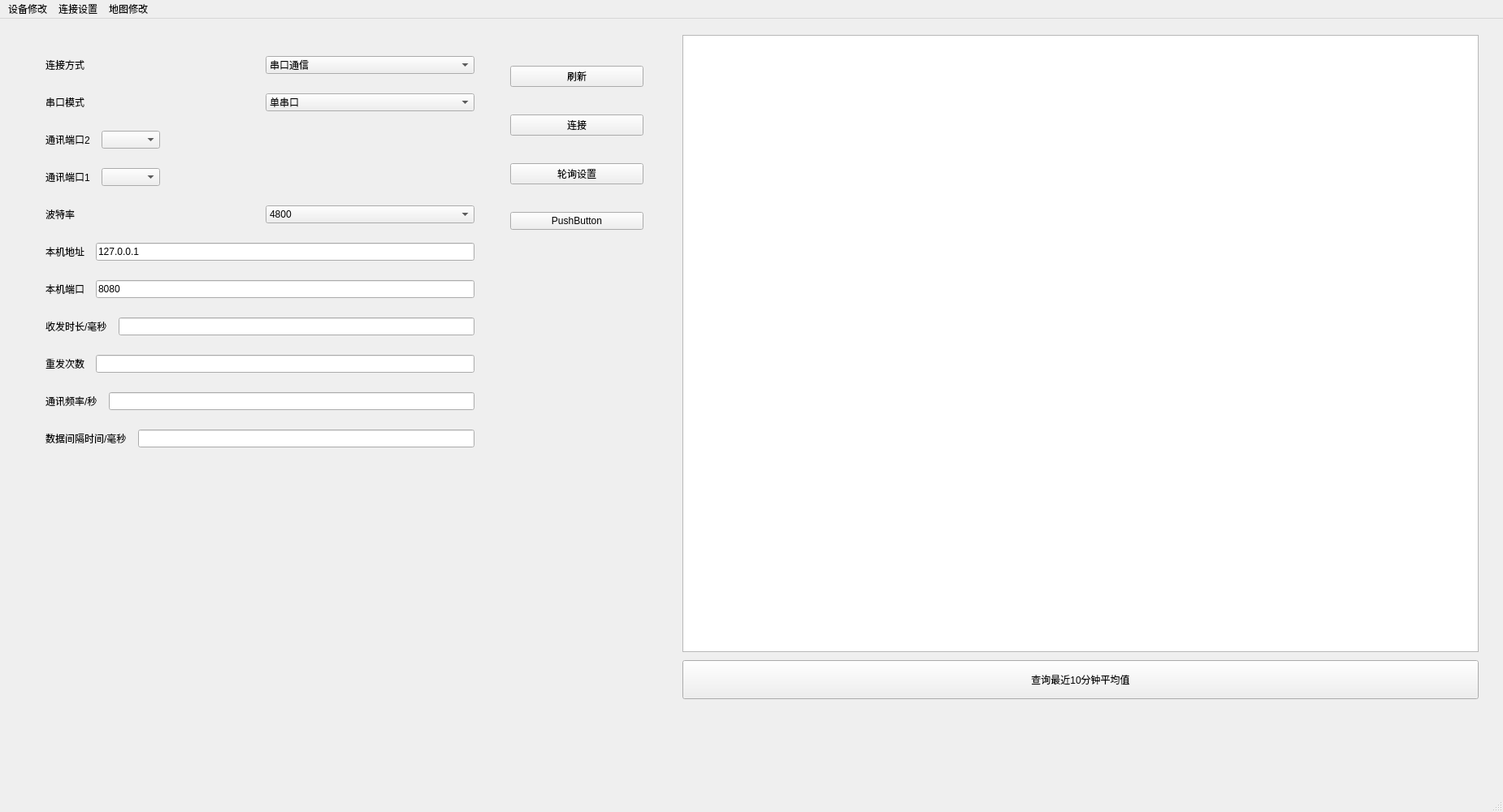
<?xml version="1.0" encoding="UTF-8"?>
<ui version="4.0">
 <class>MainWindow</class>
 <widget class="QMainWindow" name="MainWindow">
  <property name="geometry">
   <rect>
    <x>0</x>
    <y>0</y>
    <width>1850</width>
    <height>1000</height>
   </rect>
  </property>
  <property name="windowTitle">
   <string>静电管理在线监控系统 ESD-1000.V1.0</string>
  </property>
  <widget class="QWidget" name="centralwidget">
   <widget class="QStackedWidget" name="stackedWidget">
    <property name="geometry">
     <rect>
      <x>0</x>
      <y>0</y>
      <width>1850</width>
      <height>888</height>
     </rect>
    </property>
    <property name="currentIndex">
     <number>0</number>
    </property>
    <widget class="QWidget" name="page">
     <widget class="QWidget" name="layoutWidget">
      <property name="geometry">
       <rect>
        <x>40</x>
        <y>20</y>
        <width>560</width>
        <height>540</height>
       </rect>
      </property>
      <layout class="QVBoxLayout" name="verticalLayout_2">
       <property name="spacing">
        <number>14</number>
       </property>
       <property name="leftMargin">
        <number>16</number>
       </property>
       <property name="topMargin">
        <number>16</number>
       </property>
       <property name="rightMargin">
        <number>16</number>
       </property>
       <property name="bottomMargin">
        <number>16</number>
       </property>
       <item>
        <layout class="QHBoxLayout" name="horizontalLayout_connection_type">
         <item>
          <widget class="QLabel" name="label_connection_type">
           <property name="text">
            <string>连接方式</string>
           </property>
          </widget>
         </item>
         <item>
          <widget class="QComboBox" name="comboBox_connection_type">
           <item>
            <property name="text">
             <string>串口通信</string>
            </property>
           </item>
           <item>
            <property name="text">
             <string>网络通信(Tcp Server)</string>
            </property>
           </item>
          </widget>
         </item>
        </layout>
       </item>
       <item>
        <layout class="QHBoxLayout" name="horizontalLayout_serial_mode">
         <item>
          <widget class="QLabel" name="label_serial_mode">
           <property name="text">
            <string>串口模式</string>
           </property>
          </widget>
         </item>
         <item>
          <widget class="QComboBox" name="comboBox_serial_mode">
           <item>
            <property name="text">
             <string>单串口</string>
            </property>
           </item>
           <item>
            <property name="text">
             <string>双串口</string>
            </property>
           </item>
          </widget>
         </item>
        </layout>
       </item>
       <item>
        <layout class="QHBoxLayout" name="horizontalLayout">
         <item>
          <widget class="QLabel" name="label">
           <property name="text">
            <string>通讯端口2</string>
           </property>
          </widget>
         </item>
         <item>
          <widget class="QComboBox" name="comboBox">
           <property name="currentIndex">
            <number>0</number>
           </property>
          </widget>
         </item>
         <item>
          <spacer name="horizontalSpacer_serialRefresh2">
           <property name="orientation">
            <enum>Qt::Horizontal</enum>
           </property>
           <property name="sizeHint" stdset="0">
            <size>
             <width>80</width>
             <height>20</height>
            </size>
           </property>
          </spacer>
         </item>
        </layout>
       </item>
       <item>
        <layout class="QHBoxLayout" name="horizontalLayout_18">
         <item>
          <widget class="QLabel" name="label_17">
           <property name="text">
            <string>通讯端口1</string>
           </property>
          </widget>
         </item>
         <item>
          <widget class="QComboBox" name="comboBox_3">
           <property name="currentIndex">
            <number>0</number>
           </property>
          </widget>
         </item>
         <item>
          <spacer name="horizontalSpacer_serialRefresh">
           <property name="orientation">
            <enum>Qt::Horizontal</enum>
           </property>
           <property name="sizeHint" stdset="0">
            <size>
             <width>80</width>
             <height>20</height>
            </size>
           </property>
          </spacer>
         </item>
        </layout>
       </item>
       <item>
        <layout class="QHBoxLayout" name="horizontalLayout_2">
         <item>
          <widget class="QLabel" name="label_2">
           <property name="text">
            <string>波特率</string>
           </property>
          </widget>
         </item>
         <item>
          <widget class="QComboBox" name="comboBox_2">
           <item>
            <property name="text">
             <string>4800</string>
            </property>
           </item>
           <item>
            <property name="text">
             <string>9600</string>
            </property>
           </item>
           <item>
            <property name="text">
             <string>14400</string>
            </property>
           </item>
           <item>
            <property name="text">
             <string>19200</string>
            </property>
           </item>
           <item>
            <property name="text">
             <string>38400</string>
            </property>
           </item>
           <item>
            <property name="text">
             <string>56000</string>
            </property>
           </item>
           <item>
            <property name="text">
             <string>57600</string>
            </property>
           </item>
           <item>
            <property name="text">
             <string>115200</string>
            </property>
           </item>
          </widget>
         </item>
        </layout>
       </item>
       <item>
        <layout class="QHBoxLayout" name="horizontalLayout_tcp_server">
         <item>
          <widget class="QLabel" name="label_tcp_server_ip">
           <property name="text">
            <string>本机地址</string>
           </property>
          </widget>
         </item>
         <item>
          <widget class="QLineEdit" name="lineEdit_tcp_server_ip">
           <property name="text">
            <string>127.0.0.1</string>
           </property>
          </widget>
         </item>
        </layout>
       </item>
       <item>
        <layout class="QHBoxLayout" name="horizontalLayout_tcp_server_port">
         <item>
          <widget class="QLabel" name="label_tcp_server_port">
           <property name="text">
            <string>本机端口</string>
           </property>
          </widget>
         </item>
         <item>
          <widget class="QLineEdit" name="lineEdit_tcp_server_port">
           <property name="text">
            <string>8080</string>
           </property>
          </widget>
         </item>
        </layout>
       </item>
       <item>
        <layout class="QHBoxLayout" name="horizontalLayout_6">
         <item>
          <widget class="QLabel" name="label_6">
           <property name="text">
            <string>收发时长/毫秒</string>
           </property>
          </widget>
         </item>
         <item>
          <widget class="QLineEdit" name="lineEdit_2"/>
         </item>
        </layout>
       </item>
       <item>
        <layout class="QHBoxLayout" name="horizontalLayout_7">
         <item>
          <widget class="QLabel" name="label_7">
           <property name="text">
            <string>重发次数</string>
           </property>
          </widget>
         </item>
         <item>
          <widget class="QLineEdit" name="lineEdit_3"/>
         </item>
        </layout>
       </item>
       <item>
        <layout class="QHBoxLayout" name="horizontalLayout_3">
         <item>
          <widget class="QLabel" name="label_3">
           <property name="text">
            <string>通讯频率/秒</string>
           </property>
          </widget>
         </item>
         <item>
          <widget class="QLineEdit" name="lineEdit"/>
         </item>
        </layout>
       </item>
       <item>
        <layout class="QHBoxLayout" name="horizontalLayout_11">
         <item>
          <widget class="QLabel" name="label_11">
           <property name="text">
            <string>数据间隔时间/毫秒</string>
           </property>
          </widget>
         </item>
         <item>
          <widget class="QLineEdit" name="lineEdit_4"/>
         </item>
        </layout>
       </item>
      </layout>
     </widget>
     <widget class="QTextBrowser" name="textBrowser">
      <property name="geometry">
       <rect>
        <x>840</x>
        <y>20</y>
        <width>980</width>
        <height>760</height>
       </rect>
      </property>
     </widget>
     <widget class="QWidget" name="layoutWidget_btnPanel">
      <property name="geometry">
       <rect>
        <x>620</x>
        <y>30</y>
        <width>180</width>
        <height>260</height>
       </rect>
      </property>
      <layout class="QVBoxLayout" name="verticalLayout_5">
       <property name="spacing">
        <number>14</number>
       </property>
       <property name="leftMargin">
        <number>8</number>
       </property>
       <property name="topMargin">
        <number>8</number>
       </property>
       <property name="rightMargin">
        <number>8</number>
       </property>
       <property name="bottomMargin">
        <number>8</number>
       </property>
       <item>
        <widget class="QPushButton" name="pushButton_refreshSerial">
         <property name="minimumSize">
          <size>
           <width>80</width>
           <height>0</height>
          </size>
         </property>
         <property name="text">
          <string>刷新</string>
         </property>
        </widget>
       </item>
       <item>
        <widget class="QPushButton" name="pushButton">
         <property name="text">
          <string>连接</string>
         </property>
        </widget>
       </item>
       <item>
        <widget class="QPushButton" name="pushButton_lunxun">
         <property name="text">
          <string>轮询设置</string>
         </property>
        </widget>
       </item>
       <item>
        <widget class="QPushButton" name="pushButton_3">
         <property name="text">
          <string>PushButton</string>
         </property>
        </widget>
       </item>
      </layout>
     </widget>
     <widget class="QPushButton" name="pushButton_query_10min_avg">
      <property name="geometry">
       <rect>
        <x>840</x>
        <y>790</y>
        <width>980</width>
        <height>48</height>
       </rect>
      </property>
      <property name="text">
       <string>查询最近10分钟平均值</string>
      </property>
     </widget>
    </widget>
    <widget class="QWidget" name="page_3">
     <widget class="QPushButton" name="pushButton_5">
      <property name="geometry">
       <rect>
        <x>210</x>
        <y>110</y>
        <width>75</width>
        <height>24</height>
       </rect>
      </property>
      <property name="text">
       <string>查询</string>
      </property>
     </widget>
     <widget class="QPushButton" name="pushButton_6">
      <property name="geometry">
       <rect>
        <x>210</x>
        <y>230</y>
        <width>75</width>
        <height>24</height>
       </rect>
      </property>
      <property name="text">
       <string>修改</string>
      </property>
     </widget>
     <widget class="QPushButton" name="pushButton_btnSerial">
      <property name="geometry">
       <rect>
        <x>210</x>
        <y>70</y>
        <width>75</width>
        <height>24</height>
       </rect>
      </property>
      <property name="text">
       <string>打开串口</string>
      </property>
     </widget>
     <widget class="QWidget" name="layoutWidget">
      <property name="geometry">
       <rect>
        <x>20</x>
        <y>20</y>
        <width>181</width>
        <height>321</height>
       </rect>
      </property>
      <layout class="QVBoxLayout" name="verticalLayout_6">
       <item>
        <layout class="QHBoxLayout" name="horizontalLayout_22">
         <item>
          <widget class="QLabel" name="label_21">
           <property name="text">
            <string>端口</string>
           </property>
          </widget>
         </item>
         <item>
          <widget class="QComboBox" name="comboBox_6">
           <item>
            <property name="text">
             <string>COM1</string>
            </property>
           </item>
           <item>
            <property name="text">
             <string>COM2</string>
            </property>
           </item>
           <item>
            <property name="text">
             <string>COM3</string>
            </property>
           </item>
           <item>
            <property name="text">
             <string>COM4</string>
            </property>
           </item>
           <item>
            <property name="text">
             <string>COM5</string>
            </property>
           </item>
           <item>
            <property name="text">
             <string>COM6</string>
            </property>
           </item>
           <item>
            <property name="text">
             <string>COM7</string>
            </property>
           </item>
           <item>
            <property name="text">
             <string>COM8</string>
            </property>
           </item>
           <item>
            <property name="text">
             <string>COM9</string>
            </property>
           </item>
           <item>
            <property name="text">
             <string>COM10</string>
            </property>
           </item>
          </widget>
         </item>
        </layout>
       </item>
       <item>
        <layout class="QHBoxLayout" name="horizontalLayout_23">
         <item>
          <widget class="QLabel" name="label_22">
           <property name="text">
            <string>波特率</string>
           </property>
          </widget>
         </item>
         <item>
          <widget class="QComboBox" name="comboBox_7">
           <item>
            <property name="text">
             <string>9600</string>
            </property>
           </item>
           <item>
            <property name="text">
             <string>115200</string>
            </property>
           </item>
          </widget>
         </item>
        </layout>
       </item>
       <item>
        <layout class="QVBoxLayout" name="verticalLayout_3">
         <item>
          <layout class="QHBoxLayout" name="horizontalLayout_13">
           <item>
            <widget class="QLabel" name="label_12">
             <property name="text">
              <string>主机地址</string>
             </property>
            </widget>
           </item>
           <item>
            <widget class="QLineEdit" name="lineEdit_5"/>
           </item>
          </layout>
         </item>
         <item>
          <layout class="QHBoxLayout" name="horizontalLayout_14">
           <item>
            <widget class="QLabel" name="label_13">
             <property name="text">
              <string>通道</string>
             </property>
            </widget>
           </item>
           <item>
            <widget class="QLineEdit" name="lineEdit_6"/>
           </item>
          </layout>
         </item>
         <item>
          <layout class="QHBoxLayout" name="horizontalLayout_20">
           <item>
            <widget class="QLabel" name="label_19">
             <property name="text">
              <string>类别</string>
             </property>
            </widget>
           </item>
           <item>
            <widget class="QComboBox" name="comboBox_4">
             <item>
              <property name="text">
               <string>腕带</string>
              </property>
             </item>
             <item>
              <property name="text">
               <string>台垫</string>
              </property>
             </item>
             <item>
              <property name="text">
               <string>设备</string>
              </property>
             </item>
            </widget>
           </item>
          </layout>
         </item>
         <item>
          <layout class="QHBoxLayout" name="horizontalLayout_15">
           <item>
            <widget class="QLabel" name="label_14">
             <property name="text">
              <string>开启状态</string>
             </property>
            </widget>
           </item>
           <item>
            <widget class="QLineEdit" name="lineEdit_7"/>
           </item>
          </layout>
         </item>
        </layout>
       </item>
       <item>
        <layout class="QVBoxLayout" name="verticalLayout_4">
         <item>
          <layout class="QHBoxLayout" name="horizontalLayout_16">
           <item>
            <widget class="QLabel" name="label_15">
             <property name="text">
              <string>主机地址</string>
             </property>
            </widget>
           </item>
           <item>
            <widget class="QLineEdit" name="lineEdit_8"/>
           </item>
          </layout>
         </item>
         <item>
          <layout class="QHBoxLayout" name="horizontalLayout_17">
           <item>
            <widget class="QLabel" name="label_16">
             <property name="text">
              <string>通道</string>
             </property>
            </widget>
           </item>
           <item>
            <widget class="QLineEdit" name="lineEdit_9"/>
           </item>
          </layout>
         </item>
         <item>
          <layout class="QHBoxLayout" name="horizontalLayout_21">
           <item>
            <widget class="QLabel" name="label_20">
             <property name="text">
              <string>类别</string>
             </property>
            </widget>
           </item>
           <item>
            <widget class="QComboBox" name="comboBox_5">
             <item>
              <property name="text">
               <string>腕带</string>
              </property>
             </item>
             <item>
              <property name="text">
               <string>台垫</string>
              </property>
             </item>
             <item>
              <property name="text">
               <string>设备</string>
              </property>
             </item>
            </widget>
           </item>
          </layout>
         </item>
         <item>
          <layout class="QHBoxLayout" name="horizontalLayout_19">
           <item>
            <widget class="QLabel" name="label_18">
             <property name="text">
              <string>设置状态</string>
             </property>
            </widget>
           </item>
           <item>
            <widget class="QLineEdit" name="lineEdit_10"/>
           </item>
          </layout>
         </item>
        </layout>
       </item>
      </layout>
     </widget>
    </widget>
    <widget class="QWidget" name="page_2">
     <widget class="QPushButton" name="pushButton_2">
      <property name="geometry">
       <rect>
        <x>220</x>
        <y>180</y>
        <width>75</width>
        <height>24</height>
       </rect>
      </property>
      <property name="text">
       <string>查询</string>
      </property>
     </widget>
     <widget class="QPushButton" name="pushButton_delete">
      <property name="geometry">
       <rect>
        <x>540</x>
        <y>170</y>
        <width>75</width>
        <height>24</height>
       </rect>
      </property>
      <property name="text">
       <string>清空</string>
      </property>
     </widget>
     <widget class="QWidget" name="layoutWidget">
      <property name="geometry">
       <rect>
        <x>20</x>
        <y>10</y>
        <width>181</width>
        <height>201</height>
       </rect>
      </property>
      <layout class="QVBoxLayout" name="verticalLayout">
       <item>
        <layout class="QHBoxLayout" name="horizontalLayout_4">
         <item>
          <widget class="QLabel" name="label_4">
           <property name="text">
            <string>设备地址</string>
           </property>
          </widget>
         </item>
         <item>
          <widget class="QLineEdit" name="lineEdit_loc">
           <property name="maximumSize">
            <size>
             <width>50</width>
             <height>20</height>
            </size>
           </property>
          </widget>
         </item>
        </layout>
       </item>
       <item>
        <layout class="QHBoxLayout" name="horizontalLayout_5">
         <item>
          <widget class="QLabel" name="label_5">
           <property name="text">
            <string>测试点</string>
           </property>
          </widget>
         </item>
         <item>
          <widget class="QLineEdit" name="lineEdit_load">
           <property name="maximumSize">
            <size>
             <width>50</width>
             <height>20</height>
            </size>
           </property>
          </widget>
         </item>
        </layout>
       </item>
       <item>
        <layout class="QHBoxLayout" name="horizontalLayout_8">
         <item>
          <widget class="QLabel" name="label_8">
           <property name="text">
            <string>测试类别</string>
           </property>
          </widget>
         </item>
         <item>
          <widget class="QComboBox" name="comboBox_what">
           <item>
            <property name="text">
             <string>腕带</string>
            </property>
           </item>
           <item>
            <property name="text">
             <string>台垫</string>
            </property>
           </item>
           <item>
            <property name="text">
             <string>设备</string>
            </property>
           </item>
           <item>
            <property name="text">
             <string>温度</string>
            </property>
           </item>
           <item>
            <property name="text">
             <string>湿度</string>
            </property>
           </item>
           <item>
            <property name="text">
             <string>洁净度</string>
            </property>
           </item>
           <item>
            <property name="text">
             <string>离子风机</string>
            </property>
           </item>
          </widget>
         </item>
        </layout>
       </item>
       <item>
        <layout class="QHBoxLayout" name="horizontalLayout_10">
         <item>
          <widget class="QLabel" name="label_10">
           <property name="text">
            <string>测试方式</string>
           </property>
          </widget>
         </item>
         <item>
          <widget class="QComboBox" name="comboBox_fs">
           <item>
            <property name="text">
             <string>单次测试</string>
            </property>
           </item>
           <item>
            <property name="text">
             <string>连续测试</string>
            </property>
           </item>
          </widget>
         </item>
        </layout>
       </item>
       <item>
        <layout class="QHBoxLayout" name="horizontalLayout_9">
         <item>
          <widget class="QLabel" name="label_9">
           <property name="text">
            <string>测试间隔/秒</string>
           </property>
          </widget>
         </item>
         <item>
          <widget class="QLineEdit" name="lineEdit_time">
           <property name="maximumSize">
            <size>
             <width>50</width>
             <height>20</height>
            </size>
           </property>
          </widget>
         </item>
        </layout>
       </item>
      </layout>
     </widget>
     <widget class="QTextBrowser" name="textBrowser_2">
      <property name="geometry">
       <rect>
        <x>10</x>
        <y>220</y>
        <width>531</width>
        <height>331</height>
       </rect>
      </property>
     </widget>
     <widget class="QWidget" name="chartWidget" native="true">
      <property name="geometry">
       <rect>
        <x>10</x>
        <y>560</y>
        <width>531</width>
        <height>321</height>
       </rect>
      </property>
      <layout class="QHBoxLayout" name="chartLayout"/>
     </widget>
    </widget>
    <widget class="QWidget" name="page_4">
     <widget class="QLabel" name="labelImage">
      <property name="geometry">
       <rect>
        <x>-10</x>
        <y>0</y>
        <width>1850</width>
        <height>750</height>
       </rect>
      </property>
      <property name="text">
       <string/>
      </property>
     </widget>
     <widget class="QWidget" name="layoutWidget">
      <property name="geometry">
       <rect>
        <x>10</x>
        <y>698</y>
        <width>1200</width>
        <height>32</height>
       </rect>
      </property>
      <layout class="QHBoxLayout" name="horizontalLayout_12">
       <item>
        <widget class="QComboBox" name="cmbImageList">
         <item>
          <property name="text">
           <string>请选择已添加的图片</string>
          </property>
         </item>
        </widget>
       </item>
       <item>
        <widget class="QPushButton" name="btnAddDevice">
         <property name="text">
          <string>添加设备</string>
         </property>
        </widget>
       </item>
       <item>
        <widget class="QPushButton" name="btnAutoGenerate">
         <property name="text">
          <string>自动生成</string>
         </property>
        </widget>
       </item>
       <item>
        <widget class="QPushButton" name="btnDelete_2">
         <property name="text">
          <string>删除设备</string>
         </property>
        </widget>
       </item>
       <item>
        <widget class="QPushButton" name="btnSelectImage">
         <property name="text">
          <string>选择图片</string>
         </property>
        </widget>
       </item>
       <item>
        <widget class="QPushButton" name="btnDelete">
         <property name="text">
          <string>删除图片</string>
         </property>
        </widget>
       </item>
       <item>
        <widget class="QPushButton" name="pushButton_4">
         <property name="text">
          <string>PushButton</string>
         </property>
        </widget>
       </item>
       <item>
        <widget class="QPushButton" name="btnSaveDevicePositions">
         <property name="text">
          <string>保存点位</string>
         </property>
        </widget>
       </item>
       <item>
        <widget class="QCheckBox" name="chkSeparateEnvEsd">
         <property name="text">
          <string>分离环境与ESD</string>
         </property>
         <property name="checked">
          <bool>true</bool>
         </property>
        </widget>
       </item>
      </layout>
     </widget>
     <widget class="QWidget" name="layoutWidget_2">
      <property name="geometry">
       <rect>
        <x>10</x>
        <y>660</y>
        <width>1200</width>
        <height>32</height>
       </rect>
      </property>
      <layout class="QHBoxLayout" name="horizontalLayout_13">
       <item>
        <widget class="QLabel" name="label_theme">
         <property name="text">
          <string>主题名称</string>
         </property>
        </widget>
       </item>
       <item>
        <widget class="QLineEdit" name="leTheme">
         <property name="placeholderText">
          <string>请输入主题名称</string>
         </property>
        </widget>
       </item>
       <item>
        <widget class="QPushButton" name="btnApplyTheme">
         <property name="text">
          <string>应用主题</string>
         </property>
        </widget>
       </item>
       <item>
        <widget class="QLabel" name="label_bg_switch_time">
         <property name="text">
          <string>背景图切换时间(秒)</string>
         </property>
        </widget>
       </item>
       <item>
        <widget class="QLineEdit" name="leBgSwitchTime">
         <property name="text">
          <string>10</string>
         </property>
         <property name="placeholderText">
          <string>10</string>
         </property>
        </widget>
       </item>
       <item>
        <widget class="QPushButton" name="btnApplyBgSwitchTime">
         <property name="text">
          <string>应用时间</string>
         </property>
        </widget>
       </item>
      </layout>
     </widget>
    </widget>
    <widget class="QWidget" name="page_5">
     <widget class="QLineEdit" name="leImageWidth_3">
      <property name="geometry">
       <rect>
        <x>1760</x>
        <y>220</y>
        <width>113</width>
        <height>21</height>
       </rect>
      </property>
     </widget>
     <widget class="QLineEdit" name="leImageWidth_2">
      <property name="geometry">
       <rect>
        <x>1820</x>
        <y>130</y>
        <width>113</width>
        <height>21</height>
       </rect>
      </property>
     </widget>
     <widget class="QPushButton" name="btnAddDevice_2">
      <property name="geometry">
       <rect>
        <x>680</x>
        <y>80</y>
        <width>75</width>
        <height>24</height>
       </rect>
      </property>
      <property name="text">
       <string>添加设备</string>
      </property>
     </widget>
     <widget class="QPushButton" name="btnApplySize">
      <property name="geometry">
       <rect>
        <x>1410</x>
        <y>300</y>
        <width>75</width>
        <height>24</height>
       </rect>
      </property>
      <property name="text">
       <string>PushButton</string>
      </property>
     </widget>
     <widget class="QLineEdit" name="leImageHeight_2">
      <property name="geometry">
       <rect>
        <x>1520</x>
        <y>200</y>
        <width>113</width>
        <height>21</height>
       </rect>
      </property>
     </widget>
     <widget class="QLineEdit" name="leImageWidth">
      <property name="geometry">
       <rect>
        <x>1240</x>
        <y>140</y>
        <width>113</width>
        <height>21</height>
       </rect>
      </property>
     </widget>
     <widget class="QLineEdit" name="leImageHeight">
      <property name="geometry">
       <rect>
        <x>1760</x>
        <y>290</y>
        <width>113</width>
        <height>21</height>
       </rect>
      </property>
     </widget>
    </widget>
    <widget class="QWidget" name="page_6"/>
   </widget>
  </widget>
  <widget class="QMenuBar" name="menubar">
   <property name="geometry">
    <rect>
     <x>0</x>
     <y>0</y>
     <width>1850</width>
     <height>22</height>
    </rect>
   </property>
   <addaction name="action2"/>
   <addaction name="action1"/>
   <addaction name="actionmap"/>
  </widget>
  <widget class="QStatusBar" name="statusbar"/>
  <action name="actionShowPage95">
   <property name="text">
    <string>设备测试</string>
   </property>
  </action>
  <action name="action96">
   <property name="text">
    <string>设备修改</string>
   </property>
  </action>
  <action name="action1">
   <property name="text">
    <string>连接设置</string>
   </property>
  </action>
  <action name="action2">
   <property name="text">
    <string>设备修改</string>
   </property>
  </action>
  <action name="action3">
   <property name="text">
    <string>地图修改</string>
   </property>
  </action>
  <action name="actiondituxiugai">
   <property name="text">
    <string>action3</string>
   </property>
  </action>
  <action name="actionaction3">
   <property name="text">
    <string>3</string>
   </property>
  </action>
  <action name="action3_2">
   <property name="text">
    <string>3</string>
   </property>
  </action>
  <action name="action3_3">
   <property name="text">
    <string>3</string>
   </property>
  </action>
  <action name="actionmap">
   <property name="text">
    <string>地图修改</string>
   </property>
  </action>
 </widget>
 <resources/>
 <connections/>
</ui>
